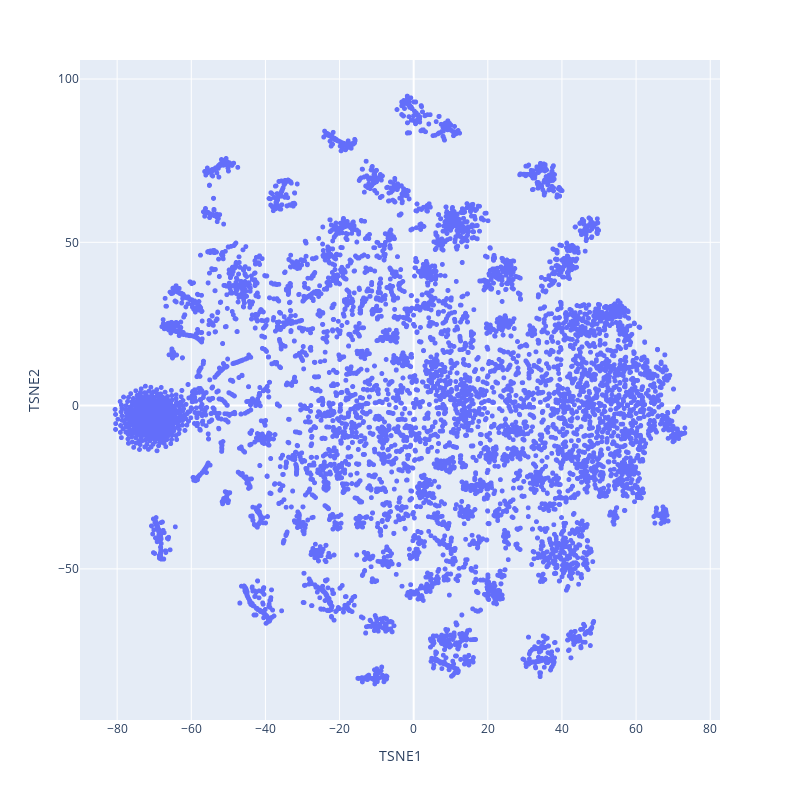

Notebook source saved alongside this figure:
### Markdown cell above
Let's do the same with t-sne, an algorithm specialized for visualizing high dimensional spaces, you can read more about it there : https://en.wikipedia.org/wiki/T-distributed_stochastic_neighbor_embedding

### Code cell
from sklearn.manifold import TSNE

tsne=TSNE(random_state=37)
df_tsne=pd.DataFrame(
    tsne.fit_transform(movie_weights),
    columns=["TSNE1", "TSNE2"]
)

df_tsne["movieId"]=[i for i in range(len(df_tsne))]
df_tsne=df_tsne.merge(df_movie[["newId","title"]], left_on="movieId", right_on="newId").drop(columns="newId")

fig = px.scatter(df_tsne, x="TSNE1", y="TSNE2", hover_name="title")
fig.update_traces(mode="markers", marker=dict(size=5))
fig.update_layout(
    autosize=False,
    width=800,
    height=800,
)
fig.show()

### Figure 1 — Plotly figure (JSON) as saved in the notebook; plotly's stock layout.template omitted (floating-point values rounded to 4 significant figures; data arrays with more than 128 entries replaced by an {"elided": "..."} marker saying what was removed)
{"data": [{"hovertemplate": "<b>%{hovertext}</b><br><br>TSNE1=%{x}<br>TSNE2=%{y}<extra></extra>", "hovertext": {"elided": "9735 str values"}, "legendgroup": "", "marker": {"color": "#636efa", "size": 5, "symbol": "circle"}, "mode": "markers", "name": "", "showlegend": false, "type": "scattergl", "x": {"elided": "9735 float values"}, "xaxis": "x", "y": {"elided": "9735 float values"}, "yaxis": "y"}], "layout": {"autosize": false, "height": 800, "legend": {"tracegroupgap": 0}, "margin": {"t": 60}, "width": 800, "xaxis": {"anchor": "y", "domain": [0, 1], "title": {"text": "TSNE1"}}, "yaxis": {"anchor": "x", "domain": [0, 1], "title": {"text": "TSNE2"}}}}
